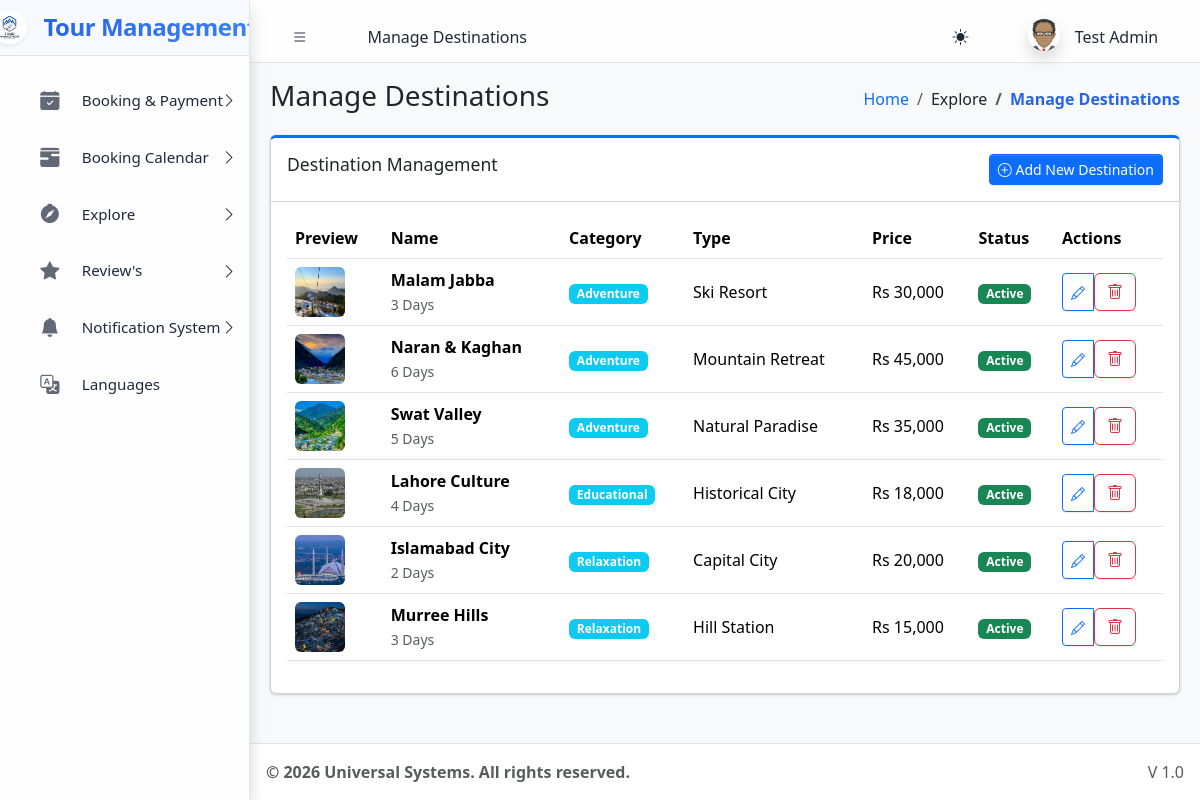
Page /dashboards/super_admin/manage_destinations.php (signed in) on the committed database.
### tables this page shows
CREATE TABLE `sys_pages` (
  `id` int(11) NOT NULL,
  `parent_id` int(11) DEFAULT 0,
  `page_name` varchar(100) NOT NULL,
  `page_url` varchar(255) DEFAULT '#',
  `icon_class` varchar(50) DEFAULT 'bi bi-circle',
  `sort_order` int(11) DEFAULT 0
);

CREATE TABLE `destinations` (
  `id` int(11) NOT NULL,
  `name` varchar(255) NOT NULL,
  `type` varchar(100) DEFAULT NULL,
  `hero_image` varchar(255) DEFAULT NULL,
  `duration` varchar(50) DEFAULT NULL,
  `price` varchar(50) DEFAULT NULL,
  `intensity` enum('Low','Medium','High') DEFAULT NULL,
  `description` text DEFAULT NULL,
  `environment` text DEFAULT NULL,
  `accommodation` text DEFAULT NULL,
  `activities` longtext DEFAULT NULL CHECK (json_valid(`activities`)),
  `is_deleted` tinyint(1) DEFAULT 0,
  `category` enum('Adventure','Relaxation','Educational') DEFAULT 'Adventure',
  `gravity_level` varchar(50) DEFAULT '1.0g',
  `itinerary` longtext DEFAULT NULL CHECK (json_valid(`itinerary`)),
  `route_data` longtext DEFAULT NULL CHECK (json_valid(`route_data`)),
  `created_at` timestamp NOT NULL DEFAULT current_timestamp()
);

### dashboards/super_admin/manage_destinations.php (the view, shortened to what this page needs)
<?php
require_once '../../core/session.php';
$destinations = $pdo->query("SELECT * FROM destinations ORDER BY is_deleted ASC, id DESC")->fetchAll();
require_once '../../includes/header.php';
?>
<div class="row">
    <div class="col-12">
        <div class="card card-primary card-outline">
            <div class="card-header">
                <h3 class="card-title">Destination Management</h3>
                <button class="btn btn-primary btn-sm float-end" data-bs-toggle="modal" data-bs-target="#destModal" onclick="prepareAdd()">
                    <i class="bi bi-plus-circle"></i> Add New Destination
                </button>
            </div>
            <div class="card-body">
                <div class="table-responsive">
                    <table class="table table-hover align-middle">
                        <thead>
                            <tr>
                                <th>Preview</th>
                                <th>Name</th>
                                <th>Category</th>
                                <th>Type</th>
                                <th>Price</th>
                                <th>Status</th>
                                <th>Actions</th>
                            </tr>
                        </thead>
                        <tbody>
                            <?php foreach($destinations as $d): ?>
                            <tr class="<?= $d['is_deleted'] ? 'table-light text-muted' : '' ?>">
                                <td>
                                    <img src="<?= htmlspecialchars($d['hero_image']) ?>" class="rounded" style="width: 50px; height: 50px; object-fit: cover;" onerror="this.src='https://via.placeholder.com/50'">
                                </td>
                                <td>
                                    <strong><?= htmlspecialchars($d['name']) ?></strong><br>
                                    <small class="text-muted"><?= htmlspecialchars($d['duration']) ?></small>
                                </td>
                                <td><span class="badge bg-info"><?= htmlspecialchars($d['category']) ?></span></td>
                                <td><?= htmlspecialchars($d['type']) ?></td>
                                <td><?= htmlspecialchars($d['price']) ?></td>
                                <td>
                                    <?= $d['is_deleted'] ?
                                        '<span class="badge bg-danger">Deleted</span>' :
                                        '<span class="badge bg-success">Active</span>'
                                    ?>
                                </td>
                                <td>
                                    <div class="btn-group btn-group-sm">
                                        <?php if(!$d['is_deleted']): ?>
                                            <button class="btn btn-outline-primary" onclick='prepareEdit(<?= json_encode($d) ?>)'>
                                                <i class="bi bi-pencil"></i>
                                            </button>
                                            <form method="POST" style="display:inline" onsubmit="return confirm('Move to trash?')">
                                                <button type="submit" class="btn btn-outline-danger"><i class="bi bi-trash"></i></button>
                                            </form>
                                        <?php endif; ?>
                                    </div>
                                </td>
                            </tr>
                            <?php endforeach; ?>
                        </tbody>
                    </table>
                </div>
            </div>
        </div>
    </div>
</div>
<?php require_once '../../includes/footer.php'; ?>

### includes/header.php (shortened to what this page needs)
<?php
require_once __DIR__ . '/../core/session.php';
$base_path = parse_url(BASE_URL, PHP_URL_PATH);
$current_url = substr($_SERVER['SCRIPT_NAME'], strlen($base_path));
$pageStmt = $pdo->prepare("SELECT * FROM sys_pages WHERE page_url LIKE ? LIMIT 1");
$pageStmt->execute(["%$current_url%"]);
$currentPageData = $pageStmt->fetch();
$pageTitle = $currentPageData['page_name'] ?? 'Dashboard';
$pageId = $currentPageData['id'] ?? 0;
$breadcrumbs = [];
if ($currentPageData) {
    $crumbId = $currentPageData['id'];
    while($crumbId != 0) {
        $crumbStmt = $pdo->prepare("SELECT id, parent_id, page_name, page_url FROM sys_pages WHERE id = ?");
        $crumbStmt->execute([$crumbId]);
        $crumb = $crumbStmt->fetch();
        array_unshift($breadcrumbs, $crumb);
        $crumbId = $crumb['parent_id'];
    }
}
?>
<!DOCTYPE html>
<html lang="en"> <head>
    <link rel="stylesheet" href="<?= BASE_URL ?>assets/css/bootstrap.min.css" />
    <link rel="stylesheet" href="<?= BASE_URL ?>assets/css/bootstrap-icons.css" />
    <link rel="stylesheet" href="<?= BASE_URL ?>assets/css/adminlte.min.css" />
</head>
<body class="layout-fixed sidebar-expand-lg bg-body-tertiary">
<div class="app-wrapper">
    <nav class="app-header navbar navbar-expand bg-body">
        <div class="container-fluid">
            <ul class="navbar-nav">
                <li class="nav-item"> <a class="nav-link" data-lte-toggle="sidebar" href="#" role="button"><i class="bi bi-list"></i></a> </li>
                <li class="nav-item d-none d-md-block"> <a href="#" class="nav-link"><?= $pageTitle ?></a> </li>
            </ul>
            <ul class="navbar-nav ms-auto">
                 <li class="nav-item">
                    <button class="btn btn-link nav-link" id="theme-toggle" type="button">
                        <i class="bi bi-sun-fill" id="theme-icon"></i>
                    </button>
                </li>
                <li class="nav-item dropdown user-menu">
                    <a href="#" class="nav-link dropdown-toggle" data-bs-toggle="dropdown">
                        <img src="<?= !empty($_SESSION['avatar']) ? $_SESSION['avatar'] : BASE_URL.'assets/img/avatar.png' ?>" class="user-image rounded-circle shadow" alt="User Image">
                        <span class="d-none d-md-inline ms-1"><?= htmlspecialchars($_SESSION['name']) ?></span>
                    </a>
                </li>
            </ul>
        </div>
    </nav>
    <?php include 'sidebar.php'; ?>
    <main class="app-main">
        <div class="app-content-header">
            <div class="container-fluid">
                <div class="row">
                    <div class="col-sm-6"><h3 class="mb-0"><?= $pageTitle ?></h3></div>
                    <div class="col-sm-6">
                        <ol class="breadcrumb float-sm-end">
                            <li class="breadcrumb-item"><a href="<?= BASE_URL ?>">Home</a></li>
                            <?php foreach($breadcrumbs as $b): ?>
                                <li class="breadcrumb-item <?= ($b['id'] == $pageId) ? 'active' : '' ?>">
                                    <?= htmlspecialchars($b['page_name']) ?>
                                </li>
                            <?php endforeach; ?>
                        </ol>
                    </div>
                </div>
            </div>
        </div>
        <div class="app-content">
            <div class="container-fluid">

### includes/sidebar.php (shortened to what this page needs)
<aside class="app-sidebar shadow">
    <div class="sidebar-brand">
        <a href="<?= BASE_URL ?>index.php" class="brand-link d-flex align-items-center">
            <img src="<?= BASE_URL ?>assets/img/logo.png" alt="Logo" class="brand-image shadow-sm rounded-circle me-2" style="width: 35px; height: 35px; object-fit: cover;">
            <span class="brand-text h4 mb-0 fw-bold">Tour Management</span>
        </a>
    </div>
    <div class="sidebar-wrapper">
        <nav class="mt-2">
            <ul class="nav sidebar-menu flex-column" data-lte-toggle="treeview" role="menu" data-accordion="false">
                <?php
                function buildMenu($pdo, $parentId = 0, $userRole, $currentUrl)
                {
                    $sql = "
                        SELECT p.* FROM sys_pages p
                        JOIN role_access ra ON p.id = ra.page_id
                        WHERE p.parent_id = ? AND ra.role_key = ?
                        ORDER BY p.sort_order ASC
                    ";
                    $stmt = $pdo->prepare($sql);
                    $stmt->execute([$parentId, $userRole]);
                    $items = $stmt->fetchAll();
                    foreach ($items as $item) {
                        $childStmt = $pdo->prepare("SELECT COUNT(*) FROM sys_pages WHERE parent_id = ?");
                        $childStmt->execute([$item['id']]);
                        $hasChildren = $childStmt->fetchColumn() > 0;
                        $isActive = (strpos($currentUrl, $item['page_url']) !== false && $item['page_url'] !== '#');
                        $menuOpen = $isActive ? 'menu-open' : '';
                        $activeClass = $isActive ? 'active' : '';
                        echo '<li class="nav-item ' . $menuOpen . '">';
                        echo '<a href="' . ($hasChildren ? '#' : BASE_URL . $item['page_url']) . '" class="nav-link ' . $activeClass . '">';
                        echo '<i class="nav-icon ' . $item['icon_class'] . '"></i>';
                        echo '<p>' . htmlspecialchars($item['page_name']);
                        echo '</p></a>';
                        if ($hasChildren) {
                            buildMenu($pdo, $item['id'], $userRole, $currentUrl);
                        }
                        echo '</li>';
                    }
                }
                $base_path = parse_url(BASE_URL, PHP_URL_PATH);
                $cur = substr($_SERVER['SCRIPT_NAME'], strlen($base_path));
                buildMenu($pdo, 0, $_SESSION['role'], $cur);
                ?>
            </ul>
        </nav>
    </div>
</aside>

### includes/header.php (style rules this page uses)
:root { --app-primary-blue: #2563eb; --app-primary-blue-rgb: 37, 99, 235; --app-accent-blue: #3b82f6; --app-sidebar-width: 280px; --app-glass-blur: blur(15px) saturate(180%); }
[data-bs-theme="light"] { --app-sidebar-bg: rgba(255, 255, 255, 0.8); --app-sidebar-text: #1e293b; --app-sidebar-text-rgb: 30, 41, 59; --app-sidebar-border: rgba(0, 0, 0, 0.1); --app-nav-active-bg: rgba(37, 99, 235, 0.1); --app-nav-hover-bg: rgba(0, 0, 0, 0.05); --app-header-bg: rgba(255, 255, 255, 0.8); }
.user-image { width: 30px; height: 30px; object-fit: cover; }
.app-header { background: var(--app-header-bg) !important; backdrop-filter: var(--app-glass-blur); -webkit-backdrop-filter: var(--app-glass-blur); border-bottom: 1px solid var(--app-sidebar-border) !important; }
.breadcrumb-item.active { color: var(--app-primary-blue); font-weight: 600; }
body { transition: background-color 0.3s ease, color 0.3s ease; }
body { top: 0px !important; }

### includes/sidebar.php (style rules this page uses)
.app-sidebar { background: var(--app-sidebar-bg) !important; backdrop-filter: var(--app-glass-blur); -webkit-backdrop-filter: var(--app-glass-blur); border-right: 1px solid var(--app-sidebar-border) !important; transition: all 0.4s cubic-bezier(0.4, 0, 0.2, 1); color: var(--app-sidebar-text) !important; }
.sidebar-brand { background: rgba(var(--app-primary-blue-rgb), 0.03) !important; border-bottom: 1px solid var(--app-sidebar-border) !important; padding: 1.5rem 1rem !important; }
.brand-text { font-weight: 700 !important; letter-spacing: -0.5px; background: linear-gradient(135deg, var(--app-primary-blue) 0%, var(--app-accent-blue) 100%); -webkit-background-clip: text; -webkit-text-fill-color: transparent; }
.nav-link { border-radius: 12px !important; margin: 0.2rem 0.8rem !important; padding: 0.8rem 1rem !important; transition: all 0.3s ease !important; border: 1px solid transparent !important; color: var(--app-sidebar-text) !important; }
.nav-icon { font-size: 1.2rem !important; margin-right: 12px !important; transition: transform 0.3s ease; color: var(--app-sidebar-text); opacity: 0.7; }
.sidebar-menu p { font-weight: 500; font-size: 0.95rem; }

### rows in the picture
sys_pages: page_name "Manage Destinations"
sys_pages: page_name "Booking & Payment"
sys_pages: page_name "Booking Calendar"
sys_pages: page_name "Explore"
sys_pages: page_name "Review's"
sys_pages: page_name "Notification System"
sys_pages: page_name "Languages"
destinations: hero_image (picture), name "Malam Jabba", duration "3 Days", category "Adventure", type "Ski Resort", price "Rs 30,000", is_deleted "Active"
destinations: hero_image (picture), name "Naran & Kaghan", duration "6 Days", category "Adventure", type "Mountain Retreat", price "Rs 45,000", is_deleted "Active"
destinations: hero_image (picture), name "Swat Valley", duration "5 Days", category "Adventure", type "Natural Paradise", price "Rs 35,000", is_deleted "Active"
destinations: hero_image (picture), name "Lahore Culture", duration "4 Days", category "Educational", type "Historical City", price "Rs 18,000", is_deleted "Active"
destinations: hero_image (picture), name "Islamabad City", duration "2 Days", category "Relaxation", type "Capital City", price "Rs 20,000", is_deleted "Active"
destinations: hero_image (picture), name "Murree Hills", duration "3 Days", category "Relaxation", type "Hill Station", price "Rs 15,000", is_deleted "Active"

### other values in the picture
$_SESSION['name'] "Test Admin"
$settings['footer_text'] "© 2026 Universal Systems. All rights reserved."
